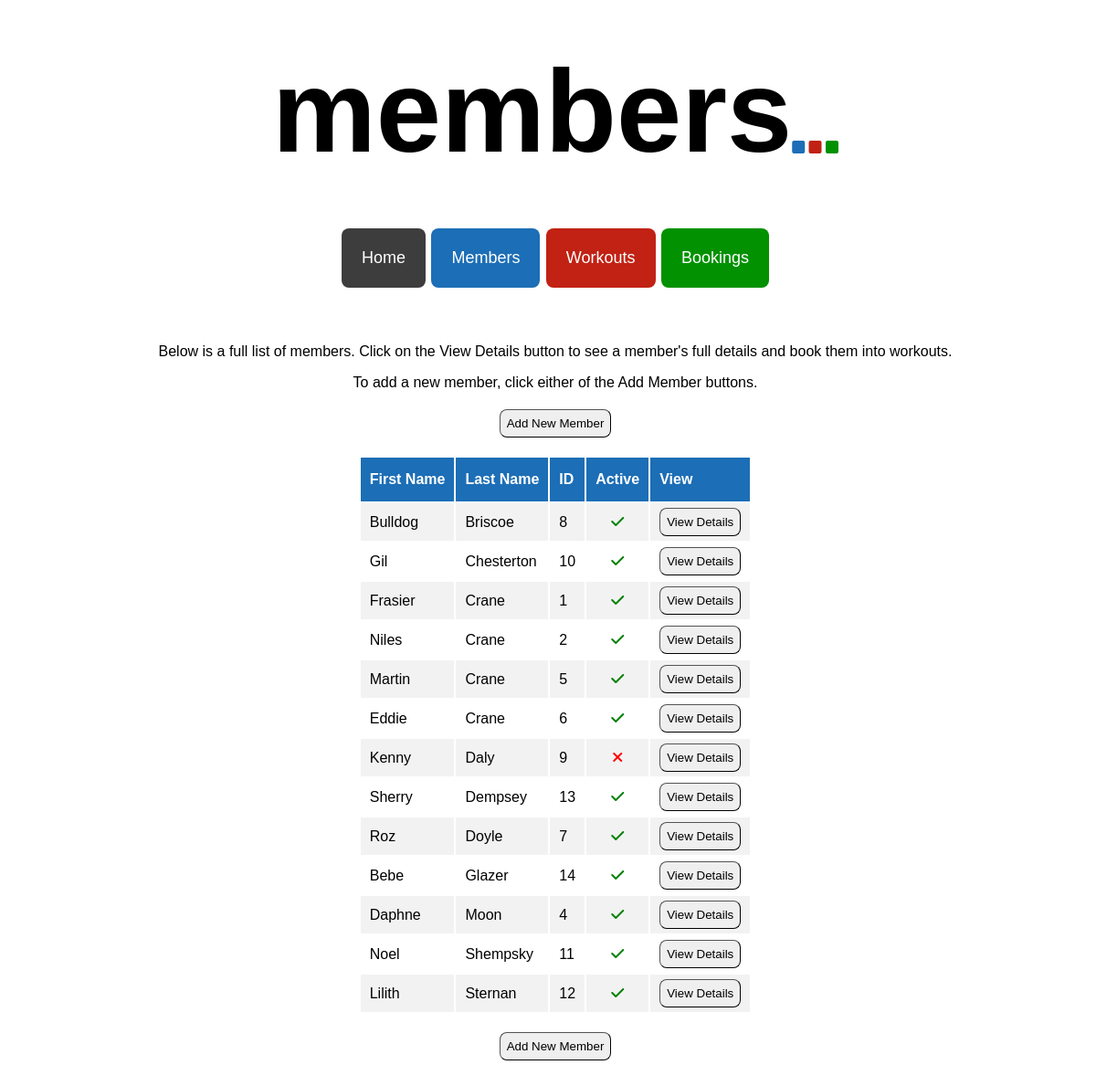
/members, run on the app's committed database.
### tables this page shows
CREATE TABLE members (
    id INTEGER PRIMARY KEY AUTOINCREMENT,
    first_name VARCHAR,
    last_name VARCHAR,
    dob DATE,
    active BOOLEAN
);

### controllers/member_controller.py (the view)
@members_blueprint.route("/members")
def members():
    route_name = "members"
    members = member_repository.select_all()
    return render_template("members/index.html", route_name=route_name, members=members)

### db/run_sql.py (called while the page is built)
def get_db():
    path = os.path.dirname(os.path.abspath(__file__))
    db = os.path.join(path, "gym_db.db")
    conn = sqlite3.connect(db)
    conn.execute("PRAGMA foreign_keys = 1")
    conn.row_factory = sqlite3.Row
    return conn

def run_sql(sql, values = []):
    db = get_db()
    cursor = db.cursor()
    cursor.execute(sql, values)
    results = cursor.fetchall()
    db.commit()
    db.close()
    return results

### repositories/member_repository.py (called while the page is built)
def sort_function(member):
    return member.last_name

def select_all():
    members = []
    sql = "SELECT * FROM members"
    results = run_sql(sql)
    for row in results:
        active = True if row['active'] == 1 else False
        member = Member(row['first_name'], row['last_name'], row['dob'], active, row['id'])
        members.append(member)
    members.sort(key=sort_function)
    return members

### templates/members/index.html
{% extends 'base.html'%}
{% block content %}
<div class="index_page_container">
    <p>Below is a full list of members. Click on the View Details button to see a member's full details and book them into workouts.</p>
    <p>To add a new member, click either of the Add Member buttons.</p>
    <button class="index_page_button" id="index_page_top_button">
        <a class="index_page_link" href="/members/create">Add New Member</a>
    </button>
    <table class="index_table">
        <tr class="index_table_headers">
            <th>First Name</th>
            <th>Last Name</th>
            <th>ID</th>
            <th>Active</th>
            <th>View</th>
        </tr>
        {% for member in members %}
        <tr class="index_table_content">
            <td>{{member.first_name}}</td>
            <td>{{member.last_name}}</td>
            <td>{{member.id}}</td>
            {% if member.active == True %}
            <td class="active_column"><i class="fa-solid fa-check" style="color: green"></i></td>
            {% elif member.active == False %}
            <td class="active_column"><i class="fa-solid fa-xmark" style="color: red"></i></td>
            {% endif %}
            <td class="delete_column"><button class="index_page_button" id="view_details_button"><a class="index_page_link" href="/members/{{member.id}}">View Details</button></td>
        {% endfor %}
        </tr>
    </table>
    <button class="index_page_button" id="index_page_bottom_button">
        <a class="index_page_link" href="/members/create">Add New Member</a>
    </button>
</div>
{% endblock %}

### static/style.css (style rules this page uses)
body { font-family: Verdana, Geneva, Tahoma, sans-serif; height: 100%; width: 100%; }

### static/index_pages.css (style rules this page uses)
.index_page_container { display: flex; flex-direction: column; align-items: center; justify-content: center; margin: 40px auto; }
.index_page_container > p { margin-bottom: 0px; }
.index_table { width: auto; text-align: left; }
.index_table_headers { background-color: #1c6eb6; color: white; }
.index_table_headers > th { padding: 15px 10px; }
.index_table_content > td { padding: 5px 10px; }
.index_table_content:nth-child(even) { background-color: #f2f2f2; }
.active_column { text-align: center; }
.delete_column { text-align: center; }
.index_page_button { padding: 7px; border-radius: 8px; border-width: 1px; }
.index_page_link { color: #000000; text-decoration: none; }
#index_page_top_button { margin-top: 20px; margin-bottom: 20px; }
#index_page_bottom_button { margin-top: 20px; }

### data on the page
members: first_name "Bulldog", last_name "Briscoe", id "8", active True (drawn)
members: first_name "Gil", last_name "Chesterton", id "10", active True (drawn)
members: first_name "Frasier", last_name "Crane", id "1", active True (drawn)
members: first_name "Niles", last_name "Crane", id "2", active True (drawn)
members: first_name "Martin", last_name "Crane", id "5", active True (drawn)
members: first_name "Eddie", last_name "Crane", id "6", active True (drawn)
members: first_name "Kenny", last_name "Daly", id "9", active False (drawn)
members: first_name "Sherry", last_name "Dempsey", id "13", active True (drawn)
members: first_name "Roz", last_name "Doyle", id "7", active True (drawn)
members: first_name "Bebe", last_name "Glazer", id "14", active True (drawn)
members: first_name "Daphne", last_name "Moon", id "4", active True (drawn)
members: first_name "Noel", last_name "Shempsky", id "11", active True (drawn)
members: first_name "Lilith", last_name "Sternan", id "12", active True (drawn)

### other printed values
{{ route_name }} "members"
